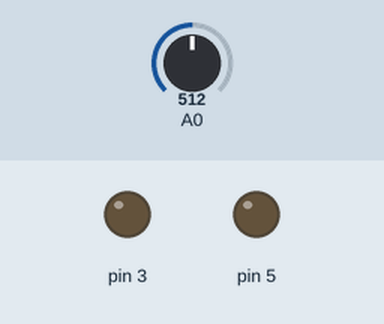
Simulated run of this sketch. Board: Arduino Uno, built with avr-gcc and run on an emulated ATmega328P. On the bench: output pins drawn as LEDs (lit = HIGH). The test bench sets the inputs (shaded band); at power-on: A0 = 512. What the sketch prints to the serial monitor is not drawn.

Above: at 1.2 s.
1.3 s: A0 set to 350
At 2.1 s:
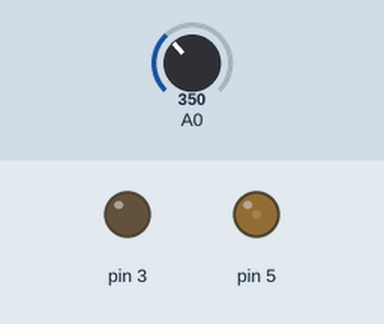
2.8 s: A0 set to 716
At 5.6 s:
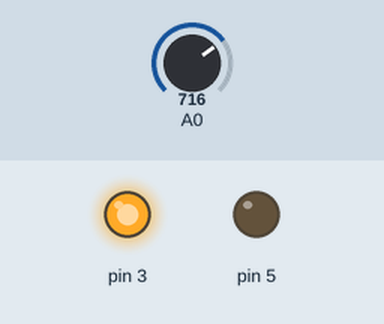
5.8 s: A0 set to 306
At 7.0 s:
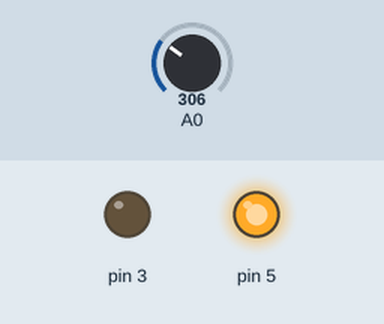
7.3 s: A0 set to 900
At 8.3 s:
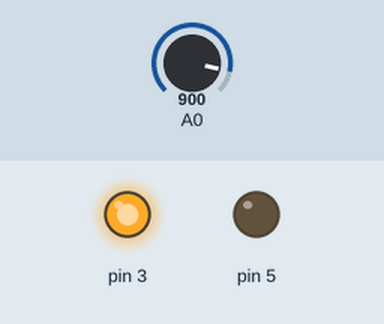
8.8 s: A0 set to 122
Timing chart, 0 to 41.0 s (numbered marks = the images above; inputs shaded):
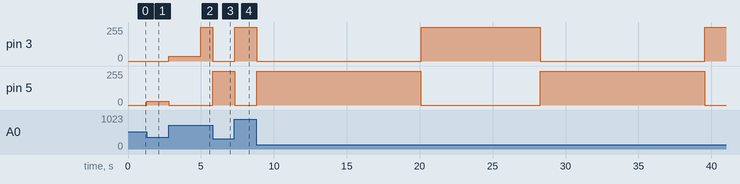

Measured:
- after the input at 1.3 s, pin 5: 0/255 → 28/255 at once
- after the input at 2.8 s, pin 3: 0/255 → 36/255 at once, → 255/255 2.2 s later; pin 5: 28/255 → 0/255 at once
- after the input at 5.8 s, pin 3: 255/255 → 0/255 at once; pin 5: 0/255 → 255/255 at once
- after the input at 7.3 s, pin 3: 0/255 → 255/255 at once; pin 5: 255/255 → 0/255 at once

The sketch:

dc_motor_position_control_pr.ino
```cpp
#include <TimerOne.h>

float r, y, e, e_1, e_2, u, u_p, u_r, u_c, u_1, u_2, t, t_s;
float k_p, k_r, c_1, c_2, c_3, c_4, c_5;
int flag_i, flag_pw = 1, i = 0, t_ini = 5;
const float sine_a = 90, omega = 2.0*PI*0.1;


void Timer1_ISR(void){
  flag_i = 1;
}

void setup() {
  float b_0, b_1, b_2, a_0, a_1, a_2, alpha, xi;

  // time values
  t   = 0;
  t_s = 0.002;

  // controller gains
  k_p = 92.6;
  k_r = 200;//2909;

  if (flag_pw == 1){
    // controller coefficients
    // a_0*u_r(k) = b_0*e(k) +b_1*e(k-1) +b_2*e(k-2) -a_1*u_r(k-1) -a_2*u_r(k-2)
    xi  = 0.0;
    b_0 = k_r*2*t_s;
    b_1 = 0;
    b_2 = -k_r*2*t_s;
    a_0 = 4.0 +4.0*xi*omega*t_s +omega*omega*t_s*t_s;
    a_1 = -8.0 +2.0*omega*omega*t_s*t_s;
    a_2 = 4.0 -4.0*xi*omega*t_s +omega*omega*t_s*t_s;
  }
  else{
    // controller coefficients with pre-warping
    // a_0*u_r(k) = b_0*e(k) +b_1*e(k-1) +b_2*e(k-2) -a_1*u_r(k-1) -a_2*u_r(k-2)
    alpha = omega/tan(omega*t_s/2.0);
    a_0 = alpha*alpha +2.0*xi*omega*alpha +omega*omega;
    a_1 = -2.0*alpha*alpha +2.0*omega*omega;
    a_2 = alpha*alpha -2*xi*omega*alpha +omega*omega;
    b_0 = k_r*alpha;
    b_1 = 0;
    b_2 = -k_r*alpha;
  }

  // controller coefficients normalized
  // u_r(k) = c_1*e(k) +c_2*e(k-1) +c_3*e(k-2) -c_4*u_r(k-1) -c_5*u_r(k-2)
  c_1 = b_0/a_0;
  c_2 = b_1/a_0; // -> c_2 = 0
  c_3 = b_2/a_0;
  c_4 = a_1/a_0;
  c_5 = a_2/a_0;

  // initialize values
  e_1 = 0.0;
  e_2 = 0.0;
  u_1 = 0.0;
  u_2 = 0.0;

  // declares pins as output
  pinMode(3, OUTPUT);
  pinMode(5, OUTPUT);

  // initializes serial communication
  Serial.begin(115200);
  Timer1.initialize(t_s*1000000);     // interruption every t_s seconds
  Timer1.attachInterrupt(Timer1_ISR);
}

void measurement(){
  // read sensor
  float fact = 450.0/128;
  y = (analogRead(A0) -511)*fact;
}

void reference(){
  t += t_s;

  if (t < t_ini){
    r   = 0.0;
    e_1 = 0.0;
    e_2 = 0.0;
    u_1 = 0.0;
    u_2 = 0.0;
    return;
  }

  float phi = omega*(t -t_ini);
  r         = sine_a*sin(phi);
}

void control(){
  const int dead = 0, umax = 1000;
  reference();

  // error
  e = r -y;
  if (abs(e)<dead) e = 0.0;

  // control signal
  u_p = k_p*e_2; // although if k_p*e, the difference is irrelevant
  u_r = c_1*e +c_2*e_1 +c_3*e_2 -c_4*u_1 -c_5*u_2;
  u   = u_p +u_r;

  // limit control signal
  if (u < -umax) u = -umax;
  if (u > umax)  u = umax;

  // PWM from 0 to 255
  u_c = abs(u)*(255.0/umax);
  if (u >= 0){
    analogWrite(5, u_c); // PWM
    analogWrite(3, 0);   // 0
  }
  else{
    analogWrite(5, 0);   // 0
    analogWrite(3, u_c); // PWM
  }

  // update past values
  e_2 = e_1;
  e_1 = e;
  u_2 = u_1;
  u_1 = u_r;
}

void communication(){
  if (t < t_ini){
    return;
  }

  while (Serial.available() > 0){
    // set reference
    if (r < -360) r = -360;
    if (r > 360)  r = 360;
  }

  // print signals
  if ( i == 1 ){
    Serial.print(r, 2);
    Serial.print(" ");
    Serial.print(y, 2);
    Serial.print(" ");
    Serial.print(e, 2);
    Serial.print(" ");
    Serial.println(u, 2);
    i = 0;
  }
  i++;
}

void loop(){
  if (flag_i == 1){
    measurement();
    control();
    communication();
    flag_i = 0;
  }
}
```
